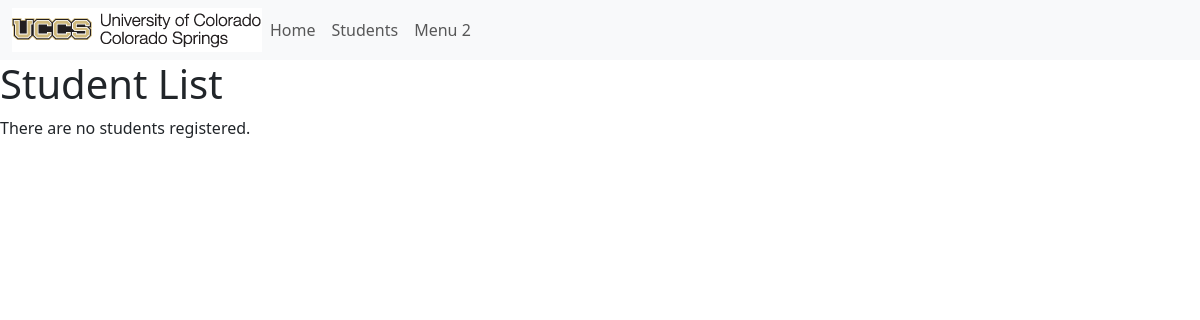
/students/, run on an earlier commit of the app's database.
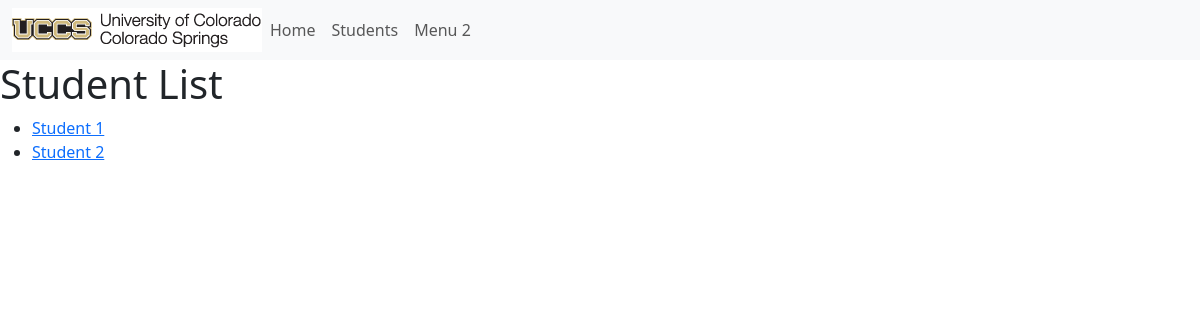
And on a later commit of the database.
### portfolio_app/models.py (models this page shows, shortened)
class Student(models.Model):
    MAJOR = (
        ('CSCI-BS', 'BS in Computer Science'),
        ('CPEN-BS', 'BS in Computer Engineering'),
        ('BIGD-BI', 'BI in Game Design and Development'),
        ('BICS-BI', 'BI in Computer Science'),
        ('BISC-BI', 'BI in Computer Security'),
        ('CSCI-BA', 'BA in Computer Science'),
        ('DASE-BS', 'BS in Data Analytics and Systems Engineering')
    )
    name = models.CharField(max_length=200)
    email = models.CharField("UCCS Email", max_length=200)
    major = models.CharField(max_length=200, choices=MAJOR)
    portfolio = models.OneToOneField(Portfolio, on_delete=models.CASCADE, unique=True)
    def get_absolute_url(self):
        return reverse("student-detail", args=[str(self.id)])

### portfolio_app/views.py (the view)
# urls.py: path('students/', views.StudentListView.as_view(), name= 'students'),
class StudentListView(generic.ListView):
    model = Student

### portfolio_app/templates/portfolio_app/student_list.html
{% extends 'portfolio_app/base_template.html' %}
{% block content %}
<h1>Student List</h1>
{% if student_list %}
<ul>
   {% for student in student_list %}
   <li>
      <a href="{{ student.get_absolute_url }}">{{ student.name }}</a>
   </li>
   {% endfor %}
</ul>
{% else %}
<p>There are no students registered.</p>
{% endif %}
{% endblock %}

What changed in the data, as far as the page shows it:
added Student: name "Student 1"
added Student: name "Student 2"
Also different on the page:
text no longer shown: "There are no students registered."
